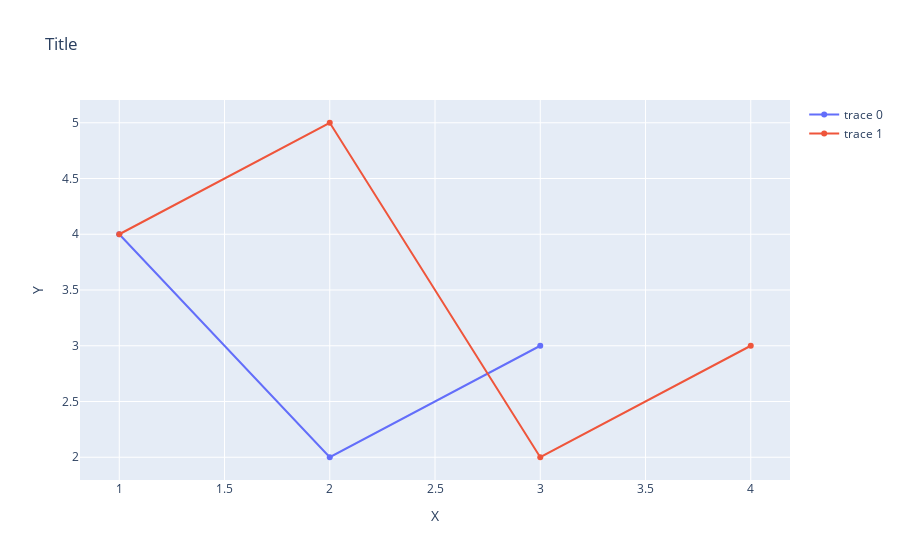

This figure's notebook cell:
### Code cell
fig.add_scatter(x=[1, 2, 3], y=[4, 2, 3])
fig.add_scatter(x=[1, 2, 3, 4], y=[4, 5, 2, 3])

fig.layout.title = 'Title'
fig.layout.xaxis.title = 'X'
fig.layout.yaxis.title = 'Y'

fig.show()

### Figure 1 — Plotly figure (JSON) as saved in the notebook; plotly's stock layout.template omitted (floating-point values rounded to 4 significant figures)
{"data": [{"type": "scatter", "x": [1, 2, 3], "y": [4, 2, 3]}, {"type": "scatter", "x": [1, 2, 3, 4], "y": [4, 5, 2, 3]}], "layout": {"title": {"text": "Title"}, "xaxis": {"title": {"text": "X"}}, "yaxis": {"title": {"text": "Y"}}}}
